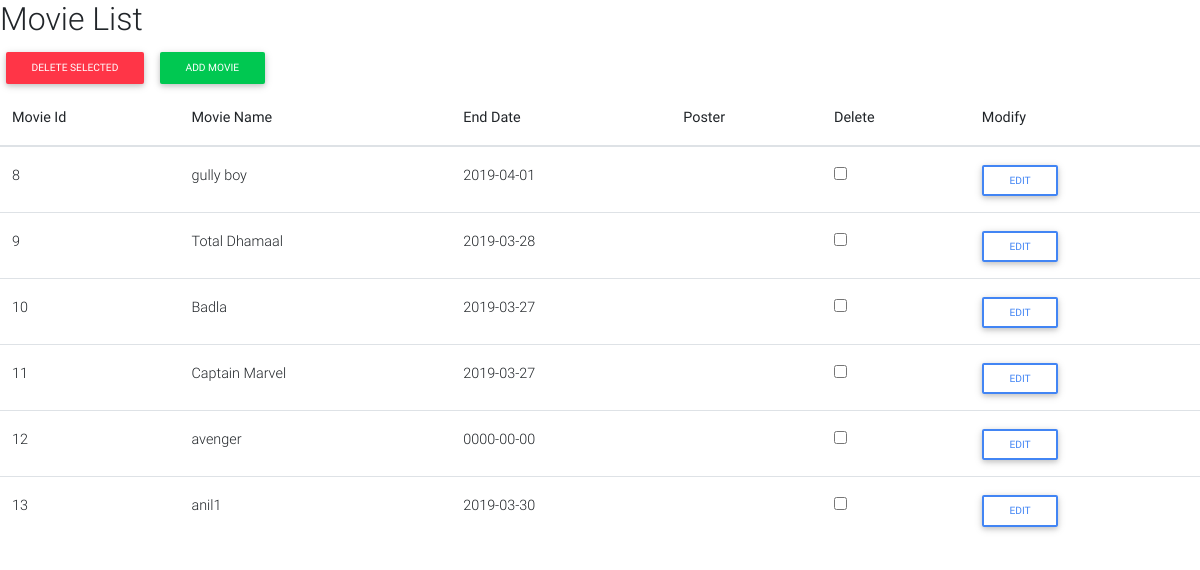
Screenshot of /movie_list.php with the database file from the repository.
### tables this page shows
CREATE TABLE `film` (
  `film_id` int(5) NOT NULL,
  `film_name` varchar(30) NOT NULL,
  `poster` varchar(1000) NOT NULL,
  `trailer` varchar(1000) NOT NULL,
  `start_date` date NOT NULL,
  `end_date` date NOT NULL
);

### movie_list.php (the view, shortened to what this page needs)
<!DOCTYPE html>
<html>
<head>
  <link href="css/bootstrap.min.css" rel="stylesheet">
  <link href="css/mdb.min.css" rel="stylesheet">
  <link href="css/style.min.css" rel="stylesheet">
</head>
<body>
<div id="movie_list">
	<?php
		require("connection.php");
?>
<div >
  <form  method="post">
  <h2>Movie List</h2> <input type="submit" class="btn btn-danger btn-sm" name="delete_button" value="Delete Selected">
                    <a href="add_film.php" > <input type="button" class="btn btn-success btn-sm" name="add_button" value="Add Movie"></a>
                    <center>
<table class="table table-hover">
    <thead>
      <tr>
        <th scope="col">Movie Id</th>
        <th scope="col">Movie Name</th>
        <th scope="col">End Date</th>
        <th scope="col">Poster</th>
        <th scope="col">Delete</th>
        <th scope="col">Modify</th>
      </tr>
    </thead>
    <tbody>
    <?php
 $a="select * from film";
    $result=mysqli_query($db,$a);
    while($row=mysqli_fetch_array($result))
{
	$id=$row[0];
        $film_name=$row[1];
        $end_date=$row[5];
     ?>
   <tr>
   	<td scope="row">	<?php  echo $id; ?></td>
   		<td>	<?php  echo $film_name; ?></td>
   			<td>	<?php  echo $end_date; ?></td>
   				<td>	<?php   ?></td>
   					<td>	<input type="checkbox" name="check_list[]" value="<?php echo $id;?>"></td>
            <td>  <a href='modify_film.php?id=<?php echo $id ?>' class="btn btn-outline-primary waves-effect btn-sm" name="test">edit</a> </td>
   </tr>
   <?php } ?>
    </tbody>
  </table>
  </form>
</div>
</div>
</body>
</html>

### rows the page displays
film: film_id "8", film_name "gully boy", end_date "2019-04-01"
film: film_id "9", film_name "Total Dhamaal", end_date "2019-03-28"
film: film_id "10", film_name "Badla", end_date "2019-03-27"
film: film_id "11", film_name "Captain Marvel", end_date "2019-03-27"
film: film_id "12", film_name "avenger", end_date "0000-00-00"
film: film_id "13", film_name "anil1", end_date "2019-03-30"
